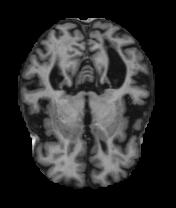
#> input picture imgs/MildDemented/mildDem0.jpg, 176 x 208 px; its folder holds only this picture in this run
$ python proyecto.py
#> lines starting #> are read from the running program, lines starting #| are printed output that depends on the picture; pictures that were not available may be replaced by others from this repository, and a replacement may not be noted
#%%
import os
import matplotlib.pyplot as plt
from PIL import Image

#directorio donde esttán las imágenes
base_dir = "./imgs"

#creamos una lista que nos permitirá ver la cantidad de imágenes por cada categoría
num_images_per_category = []

#Obtenemos la cantidad de impagenes que hay en cada una de las categorías, las cuales están como folders y vamos iterando para ver la cantidad por folder
folders = ["MildDemented", "ModerateDemented", "NonDemented", "VeryMildDemented"]
for folder in folders:
    folder_path = os.path.join(base_dir, folder)
    num_images = len(os.listdir(folder_path))
    num_images_per_category.append(num_images)
#> pass 2 of the loop `for folder in folders:`:

#Etiquetas para las categorías, las cuales son las 4 que ya se mencionaron
labels = ["Mild Demented", "Moderate Demented", "Non Demented", "Very Mild Demented"]

#gráfica de distribución para ver la cantidad
plt.figure(figsize=(8, 6))
plt.bar(labels, num_images_per_category, color='skyblue')
plt.xlabel('Categoría')
plt.ylabel('Número de imágenes')
plt.title('Distribución de imágenes por categoría')
plt.show()
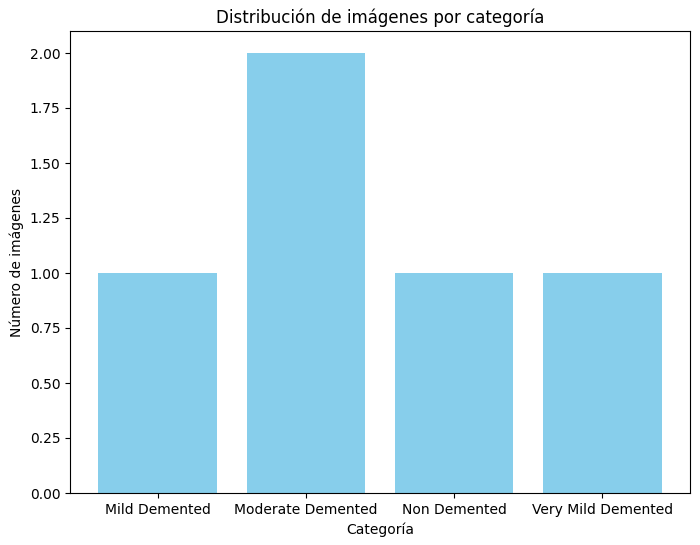
#> figure drawn by matplotlib, 1 panel; tallest bar 2 high, from x = 0.6 to 1.4

#Por último, veremos de manera textual la cantidad de datos que se tienen por categoría para poder hacernos una idea si están balanceadas o desbalanceadas
#pequeño spoiler, no están nada balanceadas
folders = ["MildDemented", "ModerateDemented", "NonDemented", "VeryMildDemented"]
for folder in folders:
    folder_path = os.path.join(base_dir, folder)
    num_images = len(os.listdir(folder_path))
    print(f"Número de imágenes en '{folder}':", num_images)
#> pass 2 of the loop `for folder in folders:`:


#COMPROBAREMOS EL TAMAÑO DE LAS IMÁGENES


#Volvemos a cargar el directorio donde se encuentran las imágenes, está será la última vez que comentemos esto, de ahora en más cada que se use en el código
#ya no lo vamos a mencionar
base_dir = "./imgs/"

#Creamos una lista donde se va a estar almacenando el tamaño de las imágenes, es decir, largo y ancho
image_sizes = []


#vamos a hacer primero una iteración en cada folder, de nuevo
folders = ["MildDemented", "ModerateDemented", "NonDemented", "VeryMildDemented"]
for folder in folders:
    folder_path = os.path.join(base_dir, folder)
    #y ahora vamos a iterar en cada imagen de cada folder, obteniendo la dirección del folder y el nombre de la imágen, realmente el nombre no es muy útil
    #pero la función necesitaba dos parámetros y ps colocamos este para no tener problemas xd
    for image_name in os.listdir(folder_path):
        image_path = os.path.join(folder_path, image_name)
        #una vez que se tenga una imgaen, calculamos el largo y ancho y lo agregamos a la lista creada arriba
        with Image.open(image_path) as img:
#> img is the input picture: PIL image 176x208 L; min 0, max 247, mean 46.3
            width, height = img.size
#> width = 176; height = 208
            image_sizes.append((width, height))
#> pass 2 of the loop `for folder in folders:`:
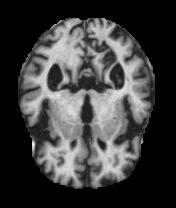
#> input picture imgs/ModerateDemented/moderateDem0.jpg, 176 x 208 px
#> img is the input picture: PIL image 176x208 L; min 0, max 254, mean 62.4

#Separar los tamaños de ancho y largo, la primera entrada es el ancho de la imagen y la segunda entrada el alto
widths = [size[0] for size in image_sizes]
heights = [size[1] for size in image_sizes]

#para poder ver si hay diferencias entre los tamaños, hacemos una gráfica que nos muestre todos los tamaños de todas las imágenes, pequeño spoiler de nuevo, todas son
#el mismo tamaño, es una muy buena base para empezar
plt.figure(figsize=(10, 6))
plt.scatter(widths, heights, color='skyblue', alpha=0.5)
plt.title('Tamaño de todas las imágenes')
plt.xlabel('Ancho (píxeles)')
plt.ylabel('Alto (píxeles)')
plt.grid(True)
plt.show()
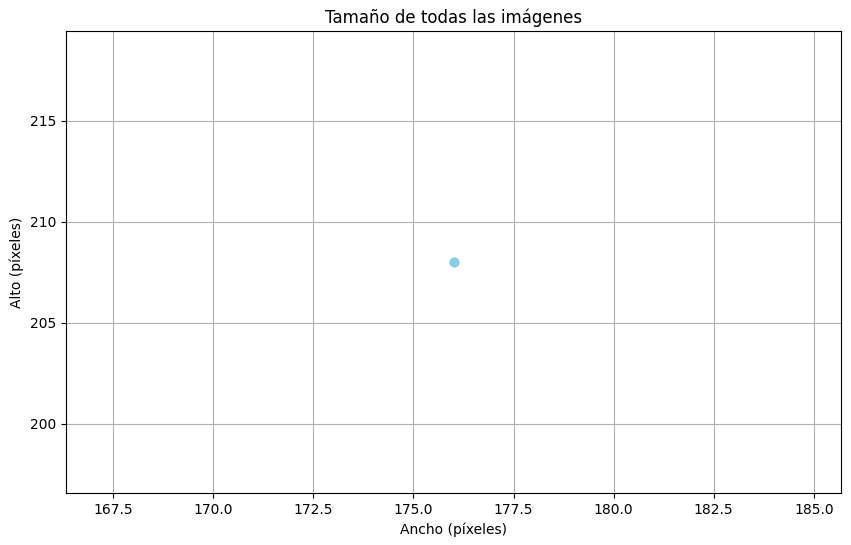
#> figure drawn by matplotlib, 1 panel


#vamos a recortar todas las imágenes originales, y crear un directorio donde estarán las recortadas, ya que son las que nos interesa conservar para el
#análisis y evaluación del modelo

base_dir = "./imgs"

#En este directorio donde se guardarán las imágenes recortadas, que se llama como el de imgs, pero cropped que significa recortado en inglés
cropped_dir = "./imgs_cropped"
os.makedirs(cropped_dir, exist_ok=True)

#Vamos a seleccionar dos parámetros, crop top y bottom, es decir, recorte por abajo y recorte por arriba, ya que esta es la parte de la radiografía que sobra
crop_top = 16
crop_bottom = 16

#Nuevamente, vamos a iterar por cada folder y cada imagen dentro del folder, y una vez más como en el caso de cargar el directorio, ya no lo vamos a mencionar, porque
#pues este proceso ya se hizo varias veces y es cansado estar comentando a cada rato esto xd
folders = ["MildDemented", "ModerateDemented", "NonDemented", "VeryMildDemented"]
for folder in folders:
    folder_path = os.path.join(base_dir, folder)
    for image_name in os.listdir(folder_path):
        image_path = os.path.join(folder_path, image_name)

        #Una vez que ya se abrió la imagen
        with Image.open(image_path) as img:
            #calculamos el tamaño original, el cual es 176 x 208
            width, height = img.size

            #Y ahora vamos a recortar la imagen, todas las imágenes
            img_cropped = img.crop((0, crop_top, width, height - crop_bottom))
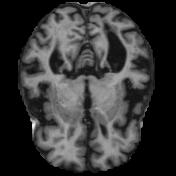
#> img_cropped: PIL image 176x176 L; min 0, max 247, mean 54.7

            #Guardar la imagen recortada en el nuevo directorio, y posteriormente como estamos iterando, se van a guardar todas y cada una de las imágenes recortadas
            #en este mismo directorio
            cropped_image_path = os.path.join(cropped_dir, folder, image_name)
            os.makedirs(os.path.dirname(cropped_image_path), exist_ok=True)
            img_cropped.save(cropped_image_path)
#> pass 2 of the loop `for folder in folders:`:
#> `img_cropped = img.crop((0, crop_top, width, height - crop_bottom))`:
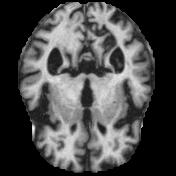
#> img_cropped: PIL image 176x176 L; min 0, max 254, mean 73.8

#todos estos folders de imágenes se encuentran en la carpeta de archivos de google colab :D

"""Vamos a verificar que sí se nos recortó bien las imágenes:"""

#es el mismo código de la primera vez namas con el cambio de agarrar imágenes recortadas jaja

#Volvemos a cargar el directorio donde se encuentran las imágenes, está será la última vez que comentemos esto, de ahora en más cada que se use en el código
#ya no lo vamos a mencionar
cropped_dir = "./imgs_cropped"
#> cropped_dir = './imgs_cropped'

#Creamos una lista donde se va a estar almacenando el tamaño de las imágenes, es decir, largo y ancho
cropped_image_sizes = []


#vamos a hacer primero una iteración en cada folder, de nuevo
folders = ["MildDemented", "ModerateDemented", "NonDemented", "VeryMildDemented"]
for folder in folders:
    folder_path = os.path.join(cropped_dir, folder)
    #y ahora vamos a iterar en cada imagen de cada folder, obteniendo la dirección del folder y el nombre de la imágen, realmente el nombre no es muy útil
    #pero la función necesitaba dos parámetros y ps colocamos este para no tener problemas xd
    for image_name in os.listdir(folder_path):
        image_path = os.path.join(folder_path, image_name)
        #una vez que se tenga una imgaen, calculamos el largo y ancho y lo agregamos a la lista creada arriba
        with Image.open(image_path) as img:
            width, height = img.size
            cropped_image_sizes.append((width, height))
#> pass 2 of the loop `for folder in folders:`:

#Separar los tamaños de ancho y largo, la primera entrada es el ancho de la imagen y la segunda entrada el alto
widths = [size[0] for size in cropped_image_sizes]
heights = [size[1] for size in cropped_image_sizes]

#para poder ver si hay diferencias entre los tamaños, hacemos una gráfica que nos muestre todos los tamaños de todas las imágenes, pequeño spoiler de nuevo, todas son
#el mismo tamaño, es una muy buena base para empezar
plt.figure(figsize=(10, 6))
plt.scatter(widths, heights, color='skyblue', alpha=0.5)
plt.title('Tamaño de todas las imágenes ya recortadas')
plt.xlabel('Ancho (píxeles)')
plt.ylabel('Alto (píxeles)')
plt.grid(True)
plt.show()
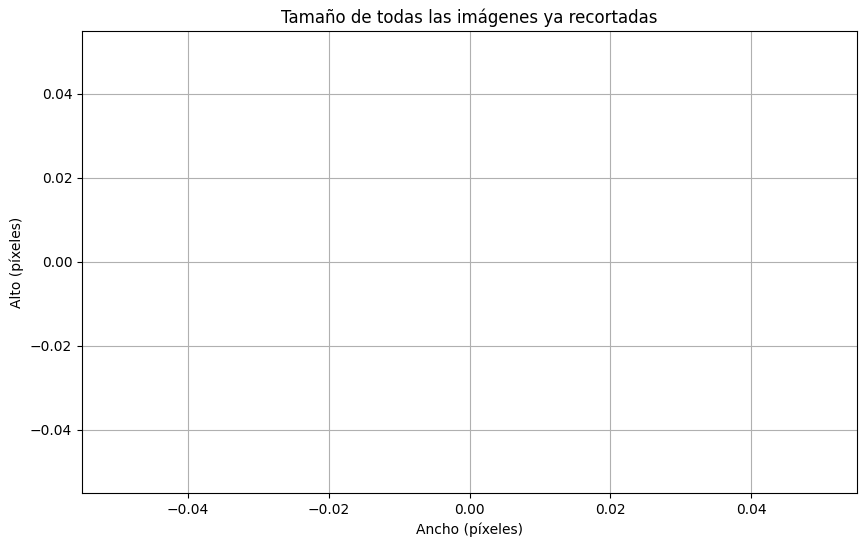
#> figure drawn by matplotlib, 1 panel

"""Y como podemos notar, efectivamente se tiene el mismo tamaño, por lo que hasta el momento nuestro preprocesamiento va bien.

### Patrón de colores en las imágenes

Necesitamos ver si todas las imágenes tienen una tonalidad parecida, puesto que esto nos va a permitir tener un proceso de clasificación más coherente y que pueda ser más confiable para este tipo de problemas sobre clasificar radiografías, ya que la confianza en el modelo debe ser lo mejor posible, aunque claro, al hacer esto vamos a perder variabilidad en los patrones de color si queremos ingresar otros datos, pero usualmente las radiografías siempre suelen tener el mismo tono, por lo que creemos esto será una buena idea e implementación.

Esto lo haremos usando el sistema de tonalidad de grises, ya que nuestras radiografías están en tonos de grises, donde se usa un solo canal de color para representar la intensidad, yendo ed 0 a 255, donde el 0 es negro absoluto y 255 blanco absoluto, además tener todo en esta escala ayuda a no cargar tanto costo computacional.
"""

#esto no lo vamos a comentar, es donde están las imágenes recortadas
cropped_dir = "./imgs_cropped"

#lista donde vamos a almacenar la tonalidad en escala de grises para cada imagen
average_brightness_values = []

#Iterar sobre las carpetas, de nuevo, no haremos mucho comentario
folders = ["MildDemented", "ModerateDemented", "NonDemented", "VeryMildDemented"]
for folder in folders:
    folder_path = os.path.join(cropped_dir, folder)
    for image_name in os.listdir(folder_path):
        image_path = os.path.join(folder_path, image_name)
        #para cada una de las imágenes
        with Image.open(image_path) as img:
            #Convertir la imagen a escala de grises
            img_gray = img.convert('L')

            #Y ahora vamos a calcular la tonalidad promedio de los píxeles en escala de grises, para obtener el brillo
            brightness = img_gray.getdata()
            average_brightness = sum(brightness) / len(brightness)
            average_brightness_values.append(average_brightness)
#> pass 2 of the loop `for folder in folders:`:

#Grafica
plt.figure(figsize=(10, 6))
plt.hist(average_brightness_values, bins=50, color='skyblue', edgecolor='black')
plt.title('Tonalidad de las Imágenes Recortadas')
plt.xlabel('Tonalidad Promedio')
plt.ylabel('Número de Imágenes')
plt.grid(True)
plt.show()
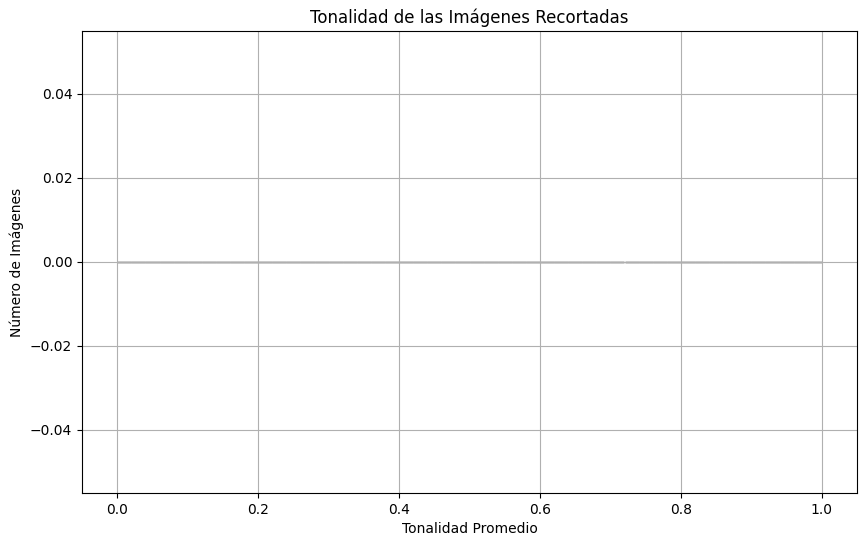
#> figure drawn by matplotlib, 1 panel

"""Podemos ver que la mayoría de las imágenes tiene un tono de grises parecido, cerca del 80 en el valor de escala de grises, no vamos a hacer modificaciones para tener todas del mismo tono, puesto que estaríamos quitando mucha generalidad al modelo, dejándolo así podemos tener un poco más de variabilidad en los datos que nos puede ayudar a obtener mejores resultados.

## Elección del modelo

Ya tenemos los datos con su primera preprocesación, la general que es para poder implementarlo a cualquier tipo de modelo, pero bien, ahora la pregunta es, ¿Qué modelo usar?

Bueno, sabemos de primera mano que por la cantidad de datos y etiquetas lo mejor a usar podrían ser Redes Neuronales, usando deeplearning, pero este proceso es muy tardado y conlleva alto costo computacional, es por esto que veremos si podemos escoger otro modelo que sea más simple en implementar y ver si tiene buenos resultados.

Proponemos el SVM, este modelo es eficaz cuando se tienen grandes dimensiones de datos, en este caso tenemos imágenes, donde las dimensiones son los pixeles y tenemos 176x176, es por esto que hemos optado por usar este modelo, más aún haremos como tal dos modelos, primero uno donde probaremos el modelo sin realizar una disminución de dimensiones, y luego uno donde applicaremos PCA para ver si hay alguna mejora, para cada uno haremos ajustes de hiperparámetros necesarios que nos permitan obtener el mejor modelo.
"""

### Normalización de las imágenes ya procesadas

#%%
#Descargar la librería scikit-image para poder normalizar los pixeles
from skimage import io, transform
import numpy as np

#directorio
cropped_dir = "./imgs_cropped"

#Otra lista más, ahora para almacenar las imágenes recortadas
normalized_images = []

#iteracion en todas las imagenes en todos los folders
folders = ["MildDemented", "ModerateDemented", "NonDemented", "VeryMildDemented"]
for folder in folders:
    folder_path = os.path.join(cropped_dir, folder)
    for image_name in os.listdir(folder_path):
        image_path = os.path.join(folder_path, image_name)

        #vamos a cargar todas las imágenes que vamos teniendo
        img = io.imread(image_path)

        #y normalizamos los pixeles de cada una de ellas, restando los pixeles originales, menos la media entre la desviación estándar de los pixeles en la imagen
        img_normalized = (img - np.mean(img)) / np.std(img)

        #vamos añadiendo cada imagen normalizada a nuestra lista
        normalized_images.append(img_normalized)
#> pass 2 of the loop `for folder in folders:`:

#%%
### Aplanamiento de Imágenes:

#Nuestras imágenes, al ser imágenes, tienen muchas dimensiones, debemos de realizar un aplanado que nos permitirá tener las imágenes como conjuntos de características bidimensionales, que es la entrada que espera nuestro modelo de SVM, para solucionar esto tenemos que hacer un aplanamiento de imágenes, para que puedan ser tratadas como vectores de características.

#Hacemos una lista donde se irán almacenando las imágenes aplanadas
flattened_images = []

#hacemos otra itreacion, pero en este caso iteramos sobre todas las imágenes que ya fueron normalizadas, estas son las que vamos a aplanar
for img_normalized in normalized_images:
    #Aplanamos la imagen y la vamos agregando a la lista creada para almacenar imágenes aplanadas, usamos una función .flatten de la librería
    flattened_images.append(img_normalized.flatten())

#convertimos la lista donde se guardaron las imagenes aplanadas a un tipo de array numpy
X_flattened = np.array(flattened_images)

#verificar las dimensiones del array resultante
print("Cantidad de imagenes a la izquierda, longitug del vector unidimensional que representa cada imagen", X_flattened.shape)

"""Una vez que tenemos las imágenes ya con todo el procesamiento completo, vamos a la parte de crear el modelo.

### División en conjunto de entrenamiento y prueba

Finalmente tenemos todos los datos ya procesados (al menos lo necesario para esta sección), así que ahora necesitamos dividir los datos en conjunto de entrenamiento y prueba.

El problema es que como vimos, tenemos un severo desbalanceo en los datos para la cantidad de las clases, recordemos cuantos datos teníamos:

- Número de imágenes en 'MildDemented': 717

- Número de imágenes en 'ModerateDemented': 52

- Número de imágenes en 'NonDemented': 2000

- Número de imágenes en 'VeryMildDemented': 1792

Es por esto que vamos a realizar una división de los datos de manera estratificada, lo que nos va a grantizar que la proporción en la división en cada clase se mantenga para ambos conjuntos de train y test de manera equilibrada, porque si no hacemos esto, al realizar la división tomando 70% de train, puede ser que todas nuestras imágenes de ModerateDemented sean seleccionadas para el Train, lo que haría que no tengamos forma de probarlas, o puede pasar al revés, por esto lo haremos de manera estratificada.

Tomaremos 70% de los datos para el conjunto de train y 30% para el test, esto porque hay una característica donde sólo tenemos 52 datos, tomar esta división nos permite obetener una cantidad considerable de datos para cada uno de los conjuntos.

Así como hicimos en el proyecto 2, lo que haremos es tomar 3 semillas: 170119, 2024 y 123456789, para observar si la división de los datos afecta la precisión del modelo, calcularemos el "mejor" modelo en base a la métrica de accuracy, usando un SVM con kernel lineal, kernel polinomial y Gaussiana, es decir, tendremos 9 combinaciones al final del cual sólo quedará una.
"""

#vamos a iterar sobre las clases que tenemos y cargar las imágenes que ya hemos preprocesado anteriormente

from sklearn.model_selection import train_test_split

#La lista de equitetas que tenemos para cada clase, las cuales ya hemos mencionado varias veces
labels = ['MildDemented', 'ModerateDemented', 'NonDemented', 'VeryMildDemented']

#Otras dos listas más, en la lista X se guardan las imágenes procesadas, mientras que en la y se encuentran las etiquetas de cada una de las imágenes
X = []
y = []

#Otra iteración, en este caso vamos a iterar por cada etiqueta en el conjunto de etiquetas
for label in labels:
    #buscamos el directorio donde se encuentran las imágenes y obtenemos el nombre de su etiqueta
    folder_path = os.path.join(cropped_dir, label)
    #y ya que lo tenemos, iteramos sober todas las imágenes de la categoría actual
    for image_name in os.listdir(folder_path):
        image_path = os.path.join(folder_path, image_name)
        #cargamos ahora la imagen que ya fue normalizada
        img_normalized = io.imread(image_path)
        #Añadimos la imagen a la lista X
        X.append(img_normalized)
        #y su etiqueta a la lista y
        y.append(label)
#> pass 2 of the loop `for label in labels:`:

#Convertimos nuestras listas a un array de numpy para poder realizar bien las divisiones y los demás procedimientos
X = np.array(X)
y = np.array(y)

#hacemos una división estratificada para el conjunto de train y test, en este caso usamos la semilla 170119 para observar si la división de los datos afecta
#la efectividad del modelo
#> (the run stopped early here; a loop or call above may not have finished)
